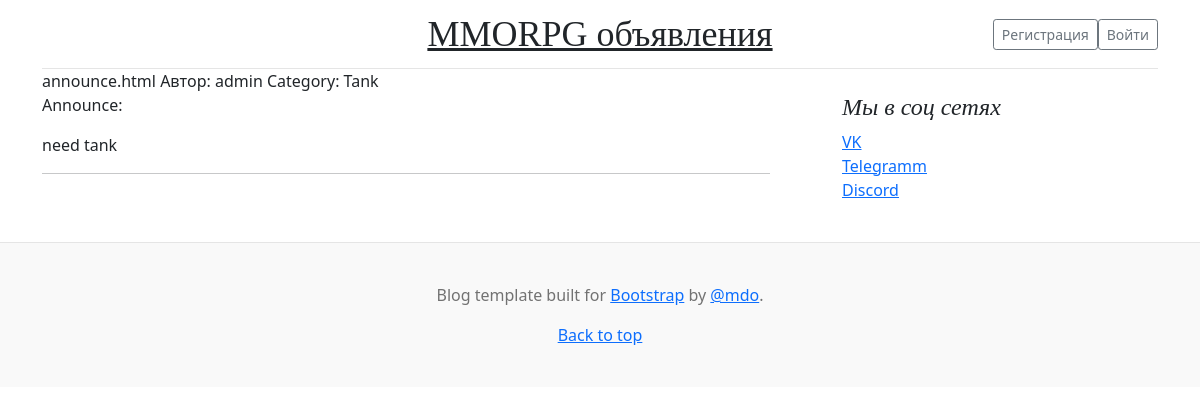
The page /board/1/ on the database its author committed.
### Announcement/models.py (models this page shows, shortened)
class Announcement(models.Model):
    CATEGORY = (
        ('Tank', 'Танки'),
        ('Healer', 'Хилы'),
        ('DD', 'ДД'),
        ('Vendor', 'Торговцы'),
        ('GuildMaster', 'Гильдмастеры'),
        ('QuestGiver', 'Квестгиверы'),
        ('Smith', 'Кузнецы'),
        ('Skinner', 'Кожевники'),
        ('Alchemist', 'Зельевары'),
        ('SpellMaster', 'Мастера заклинаний'),
    )
    author = models.ForeignKey(User, related_name='author', on_delete=models.CASCADE)
    category = models.CharField(max_length=16, choices=CATEGORY)
    title = models.CharField(max_length=64)
    text = RichTextUploadingField(null=True, config_name='default')
    published_date = models.DateField(auto_now_add=True)

### Announcement/views.py (the view)
# urls.py: path('board/<int:pk>/', DetailAnnouncement.as_view(), name='announce'),
class DetailAnnouncement(DetailView):
    model = Announcement
    template_name = 'announce.html'
    context_object_name = 'announce'
    def get_context_data(self, **kwargs):
        context = super().get_context_data(**kwargs)
        username = self.request.user.username
        context['responses'] = ResponseToAnnounce.objects.all().filter(response_announcement__pk=self.kwargs['pk'],
                                                                       user__username=username)
        return context

### Announcement/templates/announce.html (shortened to what this page needs)
{% extends 'flatpages/default.html' %}
{% block content %}
announce.html
{% autoescape off %}
Автор: {{ announce.author.username }}
Category: {{ announce.category|safe }}
<p>Announce: {{ announce.text }}
<hr>
{% endautoescape %}
{% endblock content %}

### rows shown on the page
Announcement: author.username "admin", category "Tank", text "need tank"
